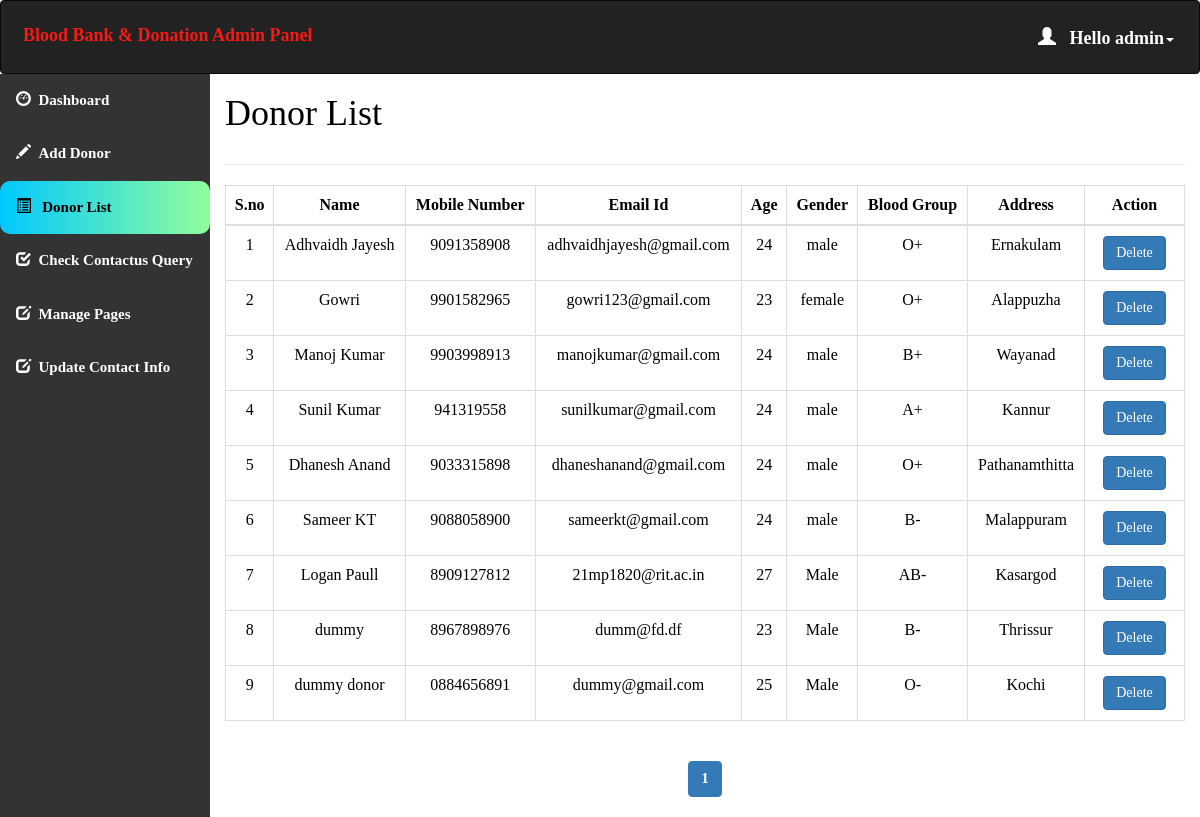
The page /admin/donor_list.php (signed in) on the database its author committed.
### tables this page shows
CREATE TABLE `users` (
  `uid` int(10) NOT NULL,
  `uname` varchar(20) DEFAULT NULL,
  `type` varchar(20) NOT NULL,
  `email` varchar(30) NOT NULL,
  `upass` varchar(20) DEFAULT NULL
);

CREATE TABLE `donor_details` (
  `donor_id` int(255) NOT NULL,
  `uid` int(255) NOT NULL,
  `donor_number` varchar(10) NOT NULL,
  `donor_age` int(60) NOT NULL,
  `donor_gender` varchar(10) NOT NULL,
  `donor_blood` int(10) NOT NULL,
  `donor_address` varchar(100) NOT NULL,
  `fees` int(11) NOT NULL,
  `hascertificate` tinyint(1) NOT NULL DEFAULT 0
);

CREATE TABLE `blood` (
  `blood_id` int(11) NOT NULL,
  `blood_group` varchar(10) NOT NULL
);

### admin/donor_list.php (the view, shortened to what this page needs)
<html>
<head>
  <link rel="stylesheet" href="https://maxcdn.bootstrapcdn.com/bootstrap/3.4.1/css/bootstrap.min.css">
</head>
<?php
include 'conn.php';
if (isset($_SESSION['loggedin']) && $_SESSION['loggedin'] == true) {
?>
  <body style="color:black">
    <div id="header">
      <?php include 'header.php';
      ?>
    </div>
    <div id="sidebar">
      <?php $active = "list";
      include 'sidebar.php'; ?>
    </div>
    <div id="content">
      <div class="content-wrapper">
        <div class="container-fluid">
          <div class="row">
            <div class="col-md-12 lg-12 sm-12">
              <h1 class="page-title">Donor List</h1>
            </div>
          </div>
          <hr>
          <?php
          include 'conn.php';
          $limit = 10;
          if (isset($_GET['page'])) {
            $page = $_GET['page'];
          } else {
            $page = 1;
          }
          $offset = ($page - 1) * $limit;
          $count = $offset + 1;
          $sql= "select * from donor_details join users join blood where users.uid=donor_details.uid and donor_details.donor_blood=blood.blood_id LIMIT {$offset},{$limit}";
          $result = mysqli_query($conn, $sql);
          if (mysqli_num_rows($result) > 0) {
          ?>
            <div class="table-responsive">
              <table class="table table-bordered" style="text-align:center">
                <thead style="text-align:center">
                  <th style="text-align:center">S.no</th>
                  <th style="text-align:center">Name</th>
                  <th style="text-align:center">Mobile Number</th>
                  <th style="text-align:center">Email Id</th>
                  <th style="text-align:center">Age</th>
                  <th style="text-align:center">Gender</th>
                  <th style="text-align:center">Blood Group</th>
                  <th style="text-align:center">Address</th>
                  <th style="text-align:center">Action</th>
                </thead>
                <tbody>
                  <?php
                  while ($row = mysqli_fetch_assoc($result)) { ?>
                    <tr>
                      <td><?php echo $count++; ?></td>
                      <td><?php echo $row['uname']; ?></td>
                      <td><?php echo $row['donor_number']; ?></td>
                      <td><?php echo $row['email']; ?></td>
                      <td><?php echo $row['donor_age']; ?></td>
                      <td><?php echo $row['donor_gender']; ?></td>
                      <td><?php
                                echo $row['blood_group'];
                                ?>
                      </td>
                      <td><?php echo $row['donor_address']; ?></td>
                      <td id="he" style="width:100px">
                      <button class="btn btn-primary">
                        <a style="color:white;text-decoration:none" href='delete.php?id=<?php echo $row['donor_id']; ?>'> Delete </a>
                      </button>
                      </td>
                    </tr>
                  <?php } ?>
                </tbody>
              </table>
            </div>
          <?php } ?>
          <div class="table-responsive" style="text-align:center;align:center">
            <?php
            $sql1 = "SELECT * FROM donor_details";
            $result1 = mysqli_query($conn, $sql1) or die("Query Failed.");
            if (mysqli_num_rows($result1) > 0) {
              $total_records = mysqli_num_rows($result1);
              $total_page = ceil($total_records / $limit);
              echo '<ul class="pagination admin-pagination">';
              for ($i = 1; $i <= $total_page; $i++) {
                if ($i == $page) {
                  $active = "active";
                } else {
                  $active = "";
                }
                echo '<li class="' . $active . '"><a href="donor_list.php?page=' . $i . '">' . $i . '</a></li>';
              }
              echo '</ul>';
            }
            ?>
          </div>
        </div>
      </div>
    </div>
  <?php }
  ?>
  </body>
</html>

### admin/header.php (shortened to what this page needs)
<!DOCTYPE html>
<html>
<head>
  <link rel="stylesheet" href="https://maxcdn.bootstrapcdn.com/bootstrap/3.4.1/css/bootstrap.min.css">
</head>
<body>
<nav class="navbar navbar-inverse">
  <div class="container-fluid">
    <div class="navbar-header">
      <a class="navbar-brand" id="qq" href="dashboard.php" style="color:#F51A14;">Blood Bank & Donation Admin Panel</a>
    </div>
    <ul class="nav navbar-nav navbar-right">
      <li class="dropdown"><a class="dropdown-toggle" id="qw" data-toggle="dropdown" href="#" style="font-weight:bold;color:white "> <span class="glyphicon glyphicon-user"></span>&nbsp&nbsp
        <?php
        include 'conn.php';
        $username=$_SESSION['username'];
        $sql="select * from users where uname='$username'";
        $result=mysqli_query($conn,$sql) or die("query failed.");
        $row=mysqli_fetch_assoc($result);
        echo "Hello ".$row['uname'];
       ?><span class="caret"></span></a>
    </li>
    </ul>
  </div>
</nav>
</body></html>

### admin/sidebar.php (shortened to what this page needs)
<!DOCTYPE html>
<html>
<head>
  <link rel="stylesheet" href="https://maxcdn.bootstrapcdn.com/bootstrap/3.4.0/css/bootstrap.min.css">
</head>
<body>
  <div class="sidebar"><b>
      <a href="dashboard.php" <?php if ($active == 'dashboard') echo "class='act'"; ?>><span class="glyphicon glyphicon-dashboard"></span>&nbsp&nbspDashboard</a>
      <a href="add_donor.php" <?php if ($active == 'add') echo "class='act'"; ?>><span class="glyphicon glyphicon-pencil"></span>&nbsp&nbspAdd Donor</a>
      <a href="donor_list.php" <?php if ($active == 'list') echo "class='act'"; ?>><span class="glyphicon glyphicon-list-alt"></span>&nbsp&nbsp Donor List</a>
      <a href="query.php" <?php if ($active == 'query') echo "class='act'"; ?>><span class="glyphicon glyphicon-check"></span>&nbsp&nbspCheck Contactus Query</a>
      <a href="pages.php" <?php if ($active == 'pages') echo "class='act'"; ?>><span class="glyphicon glyphicon-edit"></span>&nbsp&nbspManage Pages</a>
      <a href="update_contact.php" <?php if ($active == 'contact') echo "class='act'"; ?>><span class="glyphicon glyphicon-edit"></span>&nbsp&nbspUpdate Contact Info</a>
  </div>

### admin/donor_list.php (style rules this page uses)
#sidebar { position: relative; margin-top: -20px }
#content { position: relative; margin-left: 210px }
#he { font-size: 14px; font-weight: 600; text-transform: uppercase; padding: 10px; color: #fff; text-decoration: none; border-radius: 3px; justify-self: center }

### admin/header.php (style rules this page uses)
.navbar { background-color: #333333 ; padding: 10px 10px; color:#FF0404 ; }
.navbar a { float: left; color: white; text-align: center; padding: 12px; text-decoration: none; font-size: 18px; line-height: 25px; }
.navbar-brand { font-size: 25px; font-weight: bold; }
.navbar a { float: none; display: block; text-align: left; }
.navbar-right { float: none; }

### admin/sidebar.php (style rules this page uses)
body { margin: 0; font-family: 'Averia Gruesa Libre'; font-size: 15px; color: #F8F9F9; }
.sidebar { margin: 0; padding: 0; width: 210px; background-color: #333333; position: fixed; height: 100%; overflow: auto; }
.sidebar a { display: block; color: white; padding: 16px; text-decoration: none; }
a.act { background: linear-gradient(to right, #00C9FF 0%, #92FE9D 100%); color: black; }

### rows shown on the page
users: uname "admin"
donor_details: uid.uname "Adhvaidh Jayesh", donor_number "9091358908", uid.email "adhvaidhjayesh@gmail.com", donor_age "24", donor_gender "male", donor_blood.blood_group "O+", donor_address "Ernakulam"
donor_details: uid.uname "Gowri", donor_number "9901582965", uid.email "gowri123@gmail.com", donor_age "23", donor_gender "female", donor_blood.blood_group "O+", donor_address "Alappuzha"
donor_details: uid.uname "Manoj Kumar", donor_number "9903998913", uid.email "manojkumar@gmail.com", donor_age "24", donor_gender "male", donor_blood.blood_group "B+", donor_address "Wayanad"
donor_details: uid.uname "Sunil Kumar", donor_number "941319558", uid.email "sunilkumar@gmail.com", donor_age "24", donor_gender "male", donor_blood.blood_group "A+", donor_address "Kannur"
donor_details: uid.uname "Dhanesh Anand", donor_number "9033315898", uid.email "dhaneshanand@gmail.com", donor_age "24", donor_gender "male", donor_blood.blood_group "O+", donor_address "Pathanamthitta"
donor_details: uid.uname "Sameer KT", donor_number "9088058900", uid.email "sameerkt@gmail.com", donor_age "24", donor_gender "male", donor_blood.blood_group "B-", donor_address "Malappuram"
donor_details: uid.uname "Logan Paull", donor_number "8909127812", uid.email "21mp1820@rit.ac.in", donor_age "27", donor_gender "Male", donor_blood.blood_group "AB-", donor_address "Kasargod"
donor_details: uid.uname "dummy", donor_number "8967898976", uid.email "dumm@fd.df", donor_age "23", donor_gender "Male", donor_blood.blood_group "B-", donor_address "Thrissur"
donor_details: uid.uname "dummy donor", donor_number "0884656891", uid.email "dummy@gmail.com", donor_age "25", donor_gender "Male", donor_blood.blood_group "O-", donor_address "Kochi"
